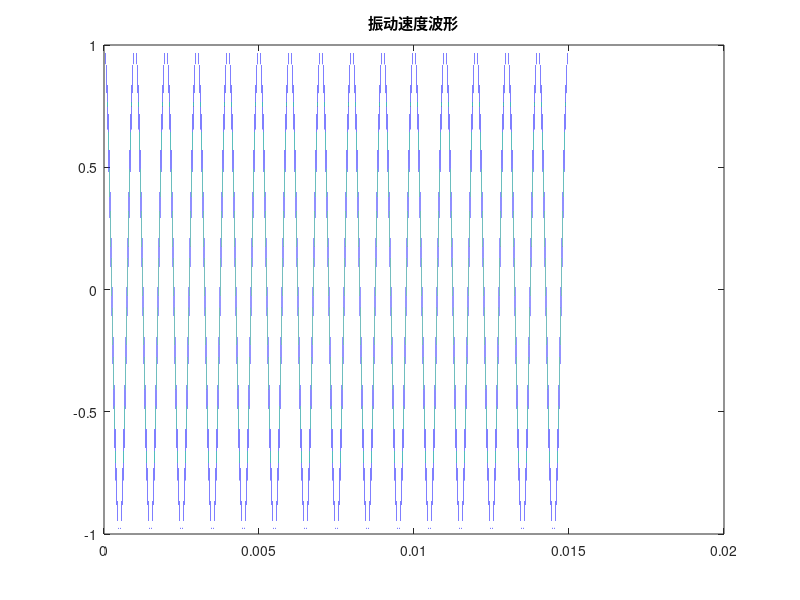

Recreate this plot in MATLAB. (Note: this script raises an error after producing the figure.)
%% 设计降采样滤波器，测试滤波器的效果
% 针对采集频率为160MHz 载波fc=40MHz
% 对比：解调低通

clear
clc
close all
%% 采集设置
fs = 160e6;
ts = 1/fs;
T = 0.015;
t = 0:ts:T-ts;
len = length(t);
%% 振动信号生成
fv = 1e3;             % 振动频率
fc = 40e6;             % 载波频率
lamada = 6328e-10;     % 波长
mf = 4*pi/lamada;      % 调制指数
vm = 1;                % 速度幅值 m/s

v = vm*cos(2*pi*fv*t); % 速度信号
figure;plot(t,v);title("振动速度波形")

[v_abs,f_v] = Func_pufenxi(v,fs,0);
figure;plot(f_v,v_abs);title('振动速度信号频谱')

s = cumsum(v)/fs;
s = s-mean(s);
figure;plot(t,-s);title("振动位移波形")

[s_abs,f_s] = Func_pufenxi(s(1:0.001*fs),fs,0);
figure;plot(f_s,s_abs);title('振动位移信号频谱')

%% 调制到40M的载波上
signal = cos(2*pi*fc*t+mf*s);   % 已调信号
figure;plot(t,signal);title("带噪调制信号波形")

[signal_abs,f_signal] = Func_pufenxi(signal,fs,0);
figure;plot(f_signal,signal_abs);title('带噪调制信号频谱')
%% 混频
SS = repmat([0 1 0 -1],1,length(signal)/4);
s_sin = signal.*SS;

[Ssin_abs,f_sin2] = Func_pufenxi(s_sin,fs,0);
figure;plot(f_sin2,Ssin_abs);title('正交混频后信号频谱')

SC = repmat([1 0 -1 0],1,length(signal)/4);
s_cos = signal.*SC;

[Scos_abs,f_cos2] = Func_pufenxi(s_cos,fs,0);
figure;plot(f_cos2,Scos_abs);title('同相混频后信号频谱')

%% 下采样
s_sin_flt = filter(Num,1,s_sin);
[Ssin_flt_abs,f_flt_sin2] = Func_pufenxi(s_sin_flt,fs,0);
figure;plot(f_flt_sin2,Ssin_flt_abs);title('正交混频滤波后信号频谱')

s_cos_flt = filter(Num,1,s_cos);
[Scos_flt_abs,f_flt_cos2] = Func_pufenxi(s_cos_flt,fs,0);
figure;plot(f_flt_cos2,Scos_flt_abs);title('同相混频滤波后信号频谱')

% 解相位和解缠
phat2 = atan2(s_sin_flt,s_cos_flt);
phat2 = unwrap(phat2);

% 位移和速度
s1 = phat2/(4*pi/lamada);

v20 = diff(s1)/ts;
v2 = v20(end-0.001*fs+1:end);
lag = 2;
